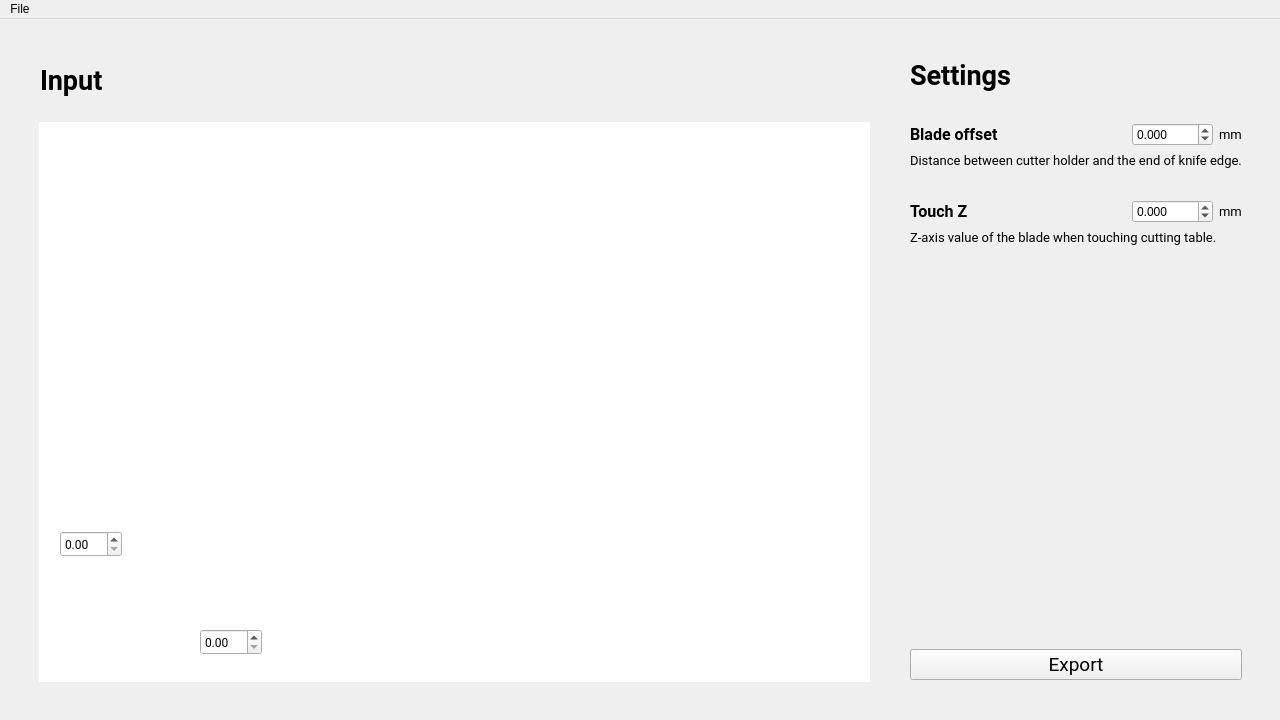
<?xml version="1.0" encoding="UTF-8"?>
<ui version="4.0">
 <class>MainWindow</class>
 <widget class="QMainWindow" name="MainWindow">
  <property name="geometry">
   <rect>
    <x>0</x>
    <y>0</y>
    <width>1280</width>
    <height>720</height>
   </rect>
  </property>
  <property name="sizePolicy">
   <sizepolicy hsizetype="Minimum" vsizetype="Minimum">
    <horstretch>0</horstretch>
    <verstretch>0</verstretch>
   </sizepolicy>
  </property>
  <property name="windowTitle">
   <string>Vinyl Cutter</string>
  </property>
  <widget class="QWidget" name="centralwidget">
   <widget class="QLabel" name="label_8">
    <property name="geometry">
     <rect>
      <x>40</x>
      <y>43</y>
      <width>63</width>
      <height>37</height>
     </rect>
    </property>
    <property name="font">
     <font>
      <family>Roboto</family>
      <pointsize>20</pointsize>
      <weight>75</weight>
      <bold>true</bold>
     </font>
    </property>
    <property name="text">
     <string>Input</string>
    </property>
   </widget>
   <widget class="QGraphicsView" name="graphicsView">
    <property name="geometry">
     <rect>
      <x>39</x>
      <y>103</y>
      <width>831</width>
      <height>560</height>
     </rect>
    </property>
    <property name="frameShape">
     <enum>QFrame::NoFrame</enum>
    </property>
    <property name="verticalScrollBarPolicy">
     <enum>Qt::ScrollBarAlwaysOff</enum>
    </property>
    <property name="horizontalScrollBarPolicy">
     <enum>Qt::ScrollBarAlwaysOff</enum>
    </property>
    <property name="interactive">
     <bool>false</bool>
    </property>
    <property name="sceneRect">
     <rectf>
      <x>0.000000000000000</x>
      <y>0.000000000000000</y>
      <width>640.000000000000000</width>
      <height>400.000000000000000</height>
     </rectf>
    </property>
   </widget>
   <widget class="MyGraphicsView" name="graphicsView_2">
    <property name="geometry">
     <rect>
      <x>229</x>
      <y>143</y>
      <width>601</width>
      <height>381</height>
     </rect>
    </property>
    <property name="frameShape">
     <enum>QFrame::NoFrame</enum>
    </property>
    <property name="verticalScrollBarPolicy">
     <enum>Qt::ScrollBarAlwaysOff</enum>
    </property>
    <property name="horizontalScrollBarPolicy">
     <enum>Qt::ScrollBarAlwaysOff</enum>
    </property>
    <property name="alignment">
     <set>Qt::AlignBottom|Qt::AlignLeading|Qt::AlignLeft</set>
    </property>
   </widget>
   <widget class="QDoubleSpinBox" name="xShift">
    <property name="geometry">
     <rect>
      <x>200</x>
      <y>610</y>
      <width>62</width>
      <height>26</height>
     </rect>
    </property>
    <property name="font">
     <font>
      <family>Roboto</family>
     </font>
    </property>
    <property name="maximum">
     <double>10000.000000000000000</double>
    </property>
   </widget>
   <widget class="QDoubleSpinBox" name="yShift">
    <property name="geometry">
     <rect>
      <x>60</x>
      <y>512</y>
      <width>62</width>
      <height>26</height>
     </rect>
    </property>
    <property name="font">
     <font>
      <family>Roboto</family>
     </font>
    </property>
    <property name="autoFillBackground">
     <bool>false</bool>
    </property>
    <property name="showGroupSeparator" stdset="0">
     <bool>false</bool>
    </property>
    <property name="maximum">
     <double>10000.000000000000000</double>
    </property>
   </widget>
   <widget class="QWidget" name="">
    <property name="geometry">
     <rect>
      <x>870</x>
      <y>0</y>
      <width>412</width>
      <height>701</height>
     </rect>
    </property>
    <layout class="QGridLayout" name="gridLayout">
     <property name="leftMargin">
      <number>40</number>
     </property>
     <property name="topMargin">
      <number>40</number>
     </property>
     <property name="rightMargin">
      <number>40</number>
     </property>
     <property name="bottomMargin">
      <number>40</number>
     </property>
     <item row="5" column="1">
      <widget class="QLabel" name="label_2">
       <property name="font">
        <font>
         <family>Roboto</family>
         <pointsize>12</pointsize>
         <weight>75</weight>
         <bold>true</bold>
        </font>
       </property>
       <property name="text">
        <string>Touch Z</string>
       </property>
      </widget>
     </item>
     <item row="11" column="1">
      <spacer name="verticalSpacer_18">
       <property name="orientation">
        <enum>Qt::Vertical</enum>
       </property>
       <property name="sizeHint" stdset="0">
        <size>
         <width>20</width>
         <height>40</height>
        </size>
       </property>
      </spacer>
     </item>
     <item row="5" column="2">
      <spacer name="horizontalSpacer">
       <property name="orientation">
        <enum>Qt::Horizontal</enum>
       </property>
       <property name="sizeHint" stdset="0">
        <size>
         <width>40</width>
         <height>20</height>
        </size>
       </property>
      </spacer>
     </item>
     <item row="8" column="1">
      <spacer name="verticalSpacer_17">
       <property name="orientation">
        <enum>Qt::Vertical</enum>
       </property>
       <property name="sizeHint" stdset="0">
        <size>
         <width>20</width>
         <height>40</height>
        </size>
       </property>
      </spacer>
     </item>
     <item row="2" column="2">
      <spacer name="horizontalSpacer_2">
       <property name="orientation">
        <enum>Qt::Horizontal</enum>
       </property>
       <property name="sizeHint" stdset="0">
        <size>
         <width>40</width>
         <height>20</height>
        </size>
       </property>
      </spacer>
     </item>
     <item row="15" column="1">
      <spacer name="verticalSpacer_14">
       <property name="orientation">
        <enum>Qt::Vertical</enum>
       </property>
       <property name="sizeHint" stdset="0">
        <size>
         <width>20</width>
         <height>40</height>
        </size>
       </property>
      </spacer>
     </item>
     <item row="2" column="1">
      <widget class="QLabel" name="label">
       <property name="font">
        <font>
         <family>Roboto</family>
         <pointsize>12</pointsize>
         <weight>75</weight>
         <bold>true</bold>
        </font>
       </property>
       <property name="text">
        <string>Blade offset</string>
       </property>
      </widget>
     </item>
     <item row="19" column="1">
      <spacer name="verticalSpacer_10">
       <property name="orientation">
        <enum>Qt::Vertical</enum>
       </property>
       <property name="sizeHint" stdset="0">
        <size>
         <width>20</width>
         <height>40</height>
        </size>
       </property>
      </spacer>
     </item>
     <item row="7" column="1" colspan="4">
      <widget class="QLabel" name="label_3">
       <property name="font">
        <font>
         <family>Roboto</family>
         <pointsize>10</pointsize>
        </font>
       </property>
       <property name="text">
        <string>Z-axis value of the blade when touching cutting table.</string>
       </property>
      </widget>
     </item>
     <item row="1" column="1" colspan="4">
      <spacer name="verticalSpacer_2">
       <property name="orientation">
        <enum>Qt::Vertical</enum>
       </property>
       <property name="sizeHint" stdset="0">
        <size>
         <width>20</width>
         <height>40</height>
        </size>
       </property>
      </spacer>
     </item>
     <item row="18" column="1">
      <spacer name="verticalSpacer_8">
       <property name="orientation">
        <enum>Qt::Vertical</enum>
       </property>
       <property name="sizeHint" stdset="0">
        <size>
         <width>20</width>
         <height>40</height>
        </size>
       </property>
      </spacer>
     </item>
     <item row="0" column="1">
      <widget class="QLabel" name="label_7">
       <property name="font">
        <font>
         <family>Roboto</family>
         <pointsize>20</pointsize>
         <weight>75</weight>
         <bold>true</bold>
        </font>
       </property>
       <property name="text">
        <string>Settings</string>
       </property>
      </widget>
     </item>
     <item row="23" column="1">
      <spacer name="verticalSpacer_3">
       <property name="orientation">
        <enum>Qt::Vertical</enum>
       </property>
       <property name="sizeHint" stdset="0">
        <size>
         <width>20</width>
         <height>40</height>
        </size>
       </property>
      </spacer>
     </item>
     <item row="24" column="1" colspan="4">
      <widget class="QPushButton" name="pushButton">
       <property name="enabled">
        <bool>true</bool>
       </property>
       <property name="font">
        <font>
         <family>Roboto</family>
         <pointsize>14</pointsize>
        </font>
       </property>
       <property name="text">
        <string>Export</string>
       </property>
      </widget>
     </item>
     <item row="5" column="4">
      <widget class="QLabel" name="label_6">
       <property name="font">
        <font>
         <family>Roboto</family>
         <pointsize>10</pointsize>
        </font>
       </property>
       <property name="text">
        <string>mm</string>
       </property>
      </widget>
     </item>
     <item row="2" column="3">
      <widget class="QDoubleSpinBox" name="offset">
       <property name="decimals">
        <number>3</number>
       </property>
       <property name="minimum">
        <double>-1000.000000000000000</double>
       </property>
       <property name="maximum">
        <double>1000.000000000000000</double>
       </property>
      </widget>
     </item>
     <item row="13" column="1">
      <spacer name="verticalSpacer_13">
       <property name="orientation">
        <enum>Qt::Vertical</enum>
       </property>
       <property name="sizeHint" stdset="0">
        <size>
         <width>20</width>
         <height>40</height>
        </size>
       </property>
      </spacer>
     </item>
     <item row="21" column="1">
      <spacer name="verticalSpacer_5">
       <property name="orientation">
        <enum>Qt::Vertical</enum>
       </property>
       <property name="sizeHint" stdset="0">
        <size>
         <width>20</width>
         <height>40</height>
        </size>
       </property>
      </spacer>
     </item>
     <item row="3" column="1" colspan="4">
      <widget class="QLabel" name="label_4">
       <property name="font">
        <font>
         <family>Roboto</family>
         <pointsize>10</pointsize>
        </font>
       </property>
       <property name="text">
        <string>Distance between cutter holder and the end of knife edge.</string>
       </property>
      </widget>
     </item>
     <item row="2" column="4">
      <widget class="QLabel" name="label_5">
       <property name="font">
        <font>
         <family>Roboto</family>
         <pointsize>10</pointsize>
        </font>
       </property>
       <property name="text">
        <string>mm</string>
       </property>
      </widget>
     </item>
     <item row="20" column="1">
      <spacer name="verticalSpacer_6">
       <property name="orientation">
        <enum>Qt::Vertical</enum>
       </property>
       <property name="sizeHint" stdset="0">
        <size>
         <width>20</width>
         <height>40</height>
        </size>
       </property>
      </spacer>
     </item>
     <item row="17" column="1">
      <spacer name="verticalSpacer_7">
       <property name="orientation">
        <enum>Qt::Vertical</enum>
       </property>
       <property name="sizeHint" stdset="0">
        <size>
         <width>20</width>
         <height>40</height>
        </size>
       </property>
      </spacer>
     </item>
     <item row="12" column="1">
      <spacer name="verticalSpacer_11">
       <property name="orientation">
        <enum>Qt::Vertical</enum>
       </property>
       <property name="sizeHint" stdset="0">
        <size>
         <width>20</width>
         <height>40</height>
        </size>
       </property>
      </spacer>
     </item>
     <item row="10" column="1">
      <spacer name="verticalSpacer_16">
       <property name="orientation">
        <enum>Qt::Vertical</enum>
       </property>
       <property name="sizeHint" stdset="0">
        <size>
         <width>20</width>
         <height>40</height>
        </size>
       </property>
      </spacer>
     </item>
     <item row="9" column="1">
      <spacer name="verticalSpacer_15">
       <property name="orientation">
        <enum>Qt::Vertical</enum>
       </property>
       <property name="sizeHint" stdset="0">
        <size>
         <width>20</width>
         <height>40</height>
        </size>
       </property>
      </spacer>
     </item>
     <item row="22" column="1">
      <spacer name="verticalSpacer_4">
       <property name="orientation">
        <enum>Qt::Vertical</enum>
       </property>
       <property name="sizeHint" stdset="0">
        <size>
         <width>20</width>
         <height>40</height>
        </size>
       </property>
      </spacer>
     </item>
     <item row="4" column="1" colspan="4">
      <spacer name="verticalSpacer">
       <property name="orientation">
        <enum>Qt::Vertical</enum>
       </property>
       <property name="sizeHint" stdset="0">
        <size>
         <width>20</width>
         <height>40</height>
        </size>
       </property>
      </spacer>
     </item>
     <item row="16" column="1">
      <spacer name="verticalSpacer_9">
       <property name="orientation">
        <enum>Qt::Vertical</enum>
       </property>
       <property name="sizeHint" stdset="0">
        <size>
         <width>20</width>
         <height>40</height>
        </size>
       </property>
      </spacer>
     </item>
     <item row="5" column="3">
      <widget class="QDoubleSpinBox" name="touchZ">
       <property name="decimals">
        <number>3</number>
       </property>
       <property name="minimum">
        <double>-1000.000000000000000</double>
       </property>
       <property name="maximum">
        <double>1000.000000000000000</double>
       </property>
      </widget>
     </item>
     <item row="14" column="1">
      <spacer name="verticalSpacer_12">
       <property name="orientation">
        <enum>Qt::Vertical</enum>
       </property>
       <property name="sizeHint" stdset="0">
        <size>
         <width>20</width>
         <height>40</height>
        </size>
       </property>
      </spacer>
     </item>
    </layout>
   </widget>
   <zorder>graphicsView</zorder>
   <zorder>label</zorder>
   <zorder>label_2</zorder>
   <zorder>offset</zorder>
   <zorder>touchZ</zorder>
   <zorder>label_8</zorder>
   <zorder>xShift</zorder>
   <zorder>yShift</zorder>
   <zorder>graphicsView_2</zorder>
  </widget>
  <widget class="QMenuBar" name="menubar">
   <property name="geometry">
    <rect>
     <x>0</x>
     <y>0</y>
     <width>1280</width>
     <height>22</height>
    </rect>
   </property>
   <widget class="QMenu" name="menuFile">
    <property name="title">
     <string>File</string>
    </property>
    <addaction name="actionOpen"/>
   </widget>
   <addaction name="menuFile"/>
  </widget>
  <action name="actionOpen">
   <property name="text">
    <string>Open</string>
   </property>
  </action>
 </widget>
 <customwidgets>
  <customwidget>
   <class>MyGraphicsView</class>
   <extends>QGraphicsView</extends>
   <header>myGraphicsView.h</header>
  </customwidget>
 </customwidgets>
 <resources/>
 <connections/>
</ui>
